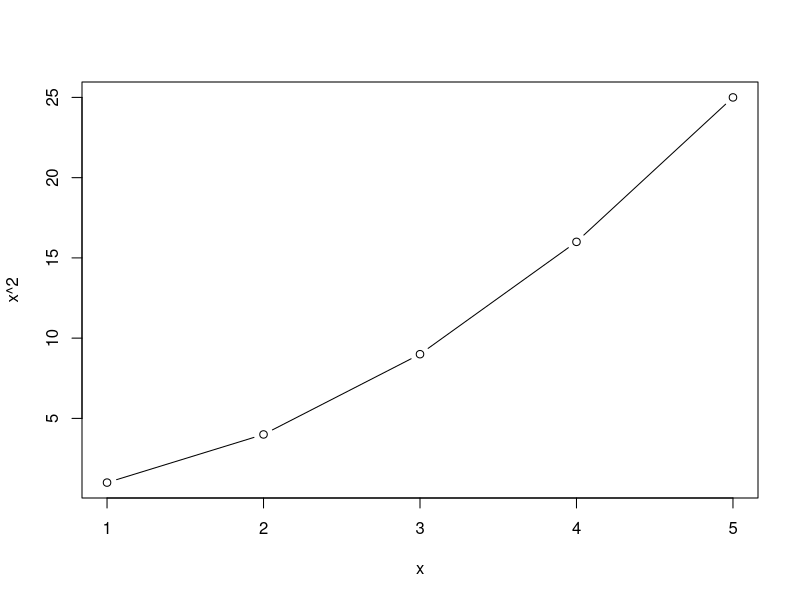

Write R code to recreate this figure.
## ---- chunk 1
x <- c(1, 2, 3, 4, 5)
mean(x)
## ---- chunk 2
plot(x, x^2, type = "b")
